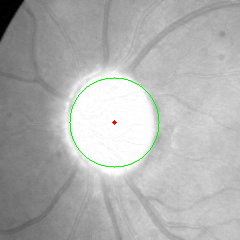
#> input picture optic_disc_detection/process_results/6_candidate_overlay.png, 240 x 240 px, given in place of normal_0009_EDD.jpg, which was not available
$ python image_quality_assessment_pipeline.py   (older library calls are emulated)
#> lines starting #> are read from the running program, lines starting #| are printed output that depends on the picture; after the words box and inside, x2 and y2 are one past the last pixel; in counts of white or black regions, pixels touching at a corner belong together; pictures that were not available may be replaced by others from this repository, and a replacement may not be noted
#> in detect_disc, img is the input picture: PIL image 240x240 RGB; mean R, G, B 176.9, 177.9, 176.8
### optic_disc_localisation/image_processing/initial_processing.py
"""Basic per-channel extraction and resizing shared by all three localisation
pipelines (blob_method, vessel_method, combined_method)."""

import numpy as np
from PIL import Image

from optic_disc_localisation.image_processing.fov_processing import create_mask, inpaint


def extract_channel(img, channel):
    """
    Returns the normalized [0, 1]  channel from RGB array image in float32 array
    """
    if channel == 1: # RED
        red_img = img[:, :, 0].astype(np.float32) / 255.0
        return red_img
    elif channel == 2: # GREEN
        grn_img = img[:, :, 1].astype(np.float32) / 255.0
        return grn_img
    elif channel == 3: # BLUE
        blu_img = img[:, :, 2].astype(np.float32) / 255.0
        return blu_img
    return None


# [11 lines left out: function extract_channel_masked, not called in this run]


def resize(img, target_size):
    """
    Inputs PIL Image and returns resized image as float32 array
    Preserved aspect ratio, where the shorter side is the target size
    If all sides smaller than target size do nothing
    Faciliates faster disc detection
    """
#> called with target_size = 512
    w, h = img.size

    if w < target_size and h < target_size:
        return np.array(img).astype(np.float32)
    if w < h:
        new_w = target_size
        new_h = int(h * target_size / w)
    else:
        new_h = target_size
        new_w = int(w * target_size / h)

    resize_img = img.resize((new_w, new_h), Image.LANCZOS)
    # Options for resampling: NEAREST, BOX, BILINEAR, HAMMING, BICUBIC, LANCZOS
    # LANCZOS chosen as resizing performed as has high quality downsampling
    return np.array(resize_img).astype(np.float32)

### optic_disc_localisation/image_processing/fov_processing.py
"""Field-of-view (FOV) masking and border inpainting for fundus images."""

import numpy as np
import cv2

def create_mask(img, threshold_value=20/255, distance_to_edge=10, max_border_fraction=0.001):
    """
    Creates a masks to remove dark borders around fundus (assumes iamge is array [0,1] float)

    threshold_value: intensity cutoff to seperate fov and the dark border
    distance_to_edge: minimum Euclidean distance a pixel must have from the fov boundary to be included in the mask
    max_border_fraction: maximum fraction of the image that can be below threshold to assume there is no border

    Returns a binary mask where 1 indicates valid region and 0 indicates outside fov
    """
#> called with threshold_value = 0.0784, distance_to_edge = 10, max_border_fraction = 0.001
    border_mask = (img > threshold_value).astype(np.uint8)
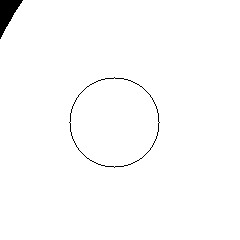
#> border_mask: shape (240, 240); values 0 (black) and 1 (white), 98.8% white; 2 black regions, box (x1, y1, x2, y2) and area: (0, 0, 23, 39) 440, (69, 77, 160, 168) 252
    coverage = border_mask.mean() # Fraction of pixels above threhsold
#> coverage = 0.988

    if coverage < (1 -  max_border_fraction):
        # Keep only the largest connected component (retina FOV)
        num, labels, stats, _ = cv2.connectedComponentsWithStats(border_mask, connectivity=4)
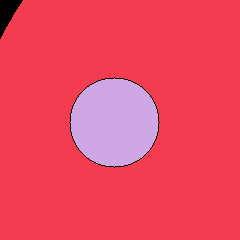
#> labels: shape (240, 240) int32; 3 distinct labels, from 0 to 2; one colour per label, 0 black
#> num = 3; stats = [[0, 0, 160, 168, 692], [0, 0, 240, 240, 50799], [70, 78, 89, 89, 6109]]
        # 4 Connectivity vs 8 Connectivity (4 = Up, Down, L, R  8 = U, D, L, R, Diagonals)
        if num > 1:
            # Skip Label 0 which is the background (largest = 1 + ...)
            largest = 1 + np.argmax(stats[1:, cv2.CC_STAT_AREA])
#> largest = 1
            border_mask = (labels == largest).astype(np.uint8)
#> border_mask: shape (240, 240); values 0 (black) and 1 (white), 88.2% white; 2 black regions, box (x1, y1, x2, y2) and area: (69, 77, 160, 168) 6361, (0, 0, 23, 39) 440
        else:
            border_mask[:] = 1
    else:
        # If coverage is very large assume there is no border and treat the entire image as valid
        border_mask[:] = 1

    dist = cv2.distanceTransform(border_mask, distanceType=cv2.DIST_L2, maskSize=5)
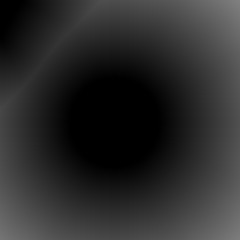
#> dist: shape (240, 240) float32; min 0, max 128.8, mean 44.3
    # Mask size looks in a 5×5 neighbourhood to approximate Euclidean distance by propagation

    # Keeps only pixels at least distance_to_edge pixels away from the boundary
    fov_mask = (dist >= distance_to_edge).astype(np.uint8)
#> fov_mask: shape (240, 240); values 0 (black) and 1 (white), 82% white; 2 black regions, box (x1, y1, x2, y2) and area: (60, 68, 169, 177) 9417, (0, 0, 32, 48) 963

    return fov_mask

def inpaint(img, mask, inpaint_radius=7, inpaint_method=cv2.INPAINT_TELEA):
    """
    Inpaint border using OpenCV inpaint algorithm outside using inside fov image content

    inpaint_radius: Neighborhood radius used for inpainting
    inpaint_method: OpenCV inpainting method (TELEA vs NS)
        INPAINT_TELEA default as faster and produces good enough results

    Returns inpainted image as float array in [0, 1]
    """
#> called with inpaint_radius = 7, inpaint_method = 1
    img = (np.clip(img, 0, 1) * 255).astype(np.uint8) # OpenCV only accepts 8-bit images
#> img: shape (240, 240)
    out_mask = ((mask == 0).astype(np.uint8) * 255) # Creates inpaint mask (outside fov = 255, inside = 0)
    img_inp = cv2.inpaint(img, out_mask, inpaint_radius, inpaint_method).astype(np.float32) / 255.0
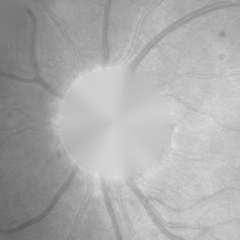
#> img_inp: shape (240, 240) float32; min 0.353, max 0.882, mean 0.676

    return img_inp

### optic_disc_localisation/image_processing/gaussian_processing.py
"""Gaussian-blur-based background/vessel enhancement helpers."""

import cv2
import numpy as np

def gaussian_subtraction(img, sigma):
    """
    Subtract the image by a gaussian blur of standard deviation sigma
    """
    # Ensure float
    img = img.astype(np.float32)

    # Remove any existing NaN/Inf
    img = np.nan_to_num(img, nan=0.0, posinf=0.0, neginf=0.0)

    # Large-scale background
    blur = cv2.GaussianBlur(img, (0, 0), sigma)

    img_sub = img - blur
    img_sub -= img_sub.min()

    img_sub /= (img_sub.max() + 1e-12)

    return img_sub

def gaussian_blur(img, sigma):
    """
    Gaussian blur of standard deviation sigma
    """
    blur = cv2.GaussianBlur(img, (0, 0), sigma) + 1e-6
    # (0, 0) - compute kernel size automatically as sigma = 0.3*((ksize-1)*0.5 - 1) + 0.8

    return blur.astype(np.float32)

### optic_disc_localisation/image_processing/vessel_processing.py
"""Vessel segmentation/skeletonisation helpers used by the vessel-convergence method
of optic disc localisation."""

import numpy as np
from skimage.measure import label, regionprops
from scipy.ndimage import distance_transform_edt
from skimage.morphology import skeletonize
from skimage.filters import threshold_multiotsu
import cv2

def otsu_thresholding(img, level=0):
    """
    Apply Multi Otsu thresholding at level 0 or 1
    Returns binary image
    """
    thresh_multi_ostu = threshold_multiotsu(img)
    multi_ostu_r1 = img > thresh_multi_ostu[level]

    return multi_ostu_r1

def inverse_bool_img(img):
    """
    Invert boolean image
    """
    inv_img = ~img.astype(bool)
    return inv_img

def vessel_inpaint(img, vessel_mask):
    """
    Inpaint image provided with the vessel mask to remove vessels
    """

    img_u8 = (np.clip(img, 0, 1) * 255).astype(np.uint8) # OpenCV only accepts 8-bit images
    mask_u8 = (vessel_mask > 0).astype(np.uint8) * 255

    img_inp_u8 = cv2.inpaint(img_u8, mask_u8, 5, cv2.INPAINT_NS).astype(np.float32) / 255.0

    return img_inp_u8

def isolate_major_vessels(img, min_area=10):
    """
    Remove vessels with an area smaller than min_area
    """
    lab = label(img, connectivity=2)
    major_vessels = np.zeros_like(img, dtype=bool)
    for r in regionprops(lab):
        if r.area >= min_area:
            major_vessels[lab == r.label] = True

    return major_vessels

def vessel_skeleton(img):
    """1-pixel-wide morphological skeleton of a binary vessel mask."""
    return skeletonize(img)

def vessel_thickness_skeleton(vessel_img, skeleton_img):
    """
    Return normalised thickness weighted skeleton
    """
    dist = distance_transform_edt(vessel_img)

    thickness_map = np.zeros_like(dist, dtype=np.float32)
    thickness_map[skeleton_img] = 2.0 * dist[skeleton_img]

    thickness = thickness_map.copy()
    thickness = thickness / (thickness.max() + 1e-8)

    return thickness

### optic_disc_localisation/image_processing/contrast_enhacement.py
import cv2
import numpy as np

# [9 lines left out: function histogram_equalization, not called in this run]

def clahe(img, clip_limit=2.0, tile_grid_size=(8, 8)):
    """
    Apply Contrast Limited Adaptive Histogram Equalization (CLAHE)
    """
    img_u8 = (np.clip(img, 0, 1) * 255).astype(np.uint8)
    clahe = cv2.createCLAHE(clipLimit=clip_limit, tileGridSize=tile_grid_size)
    img_clahe = clahe.apply(img_u8)
    img_clahe = img_clahe.astype(np.float32) / 255.0

    return img_clahe.astype(np.float32)

# [6 lines left out: function gamma_brightening, not called in this run]

def percentage_based_enhancement(img, p_low=90, p_high=99.5):
    """
    Linearly stretch intensities between low and high intensities calculated by
    percentiles p_low and p_high
    Pixels below low intensity become < 0, above high intensity become > 1
    """
    # Compute intensity values corresponding to the chosen percentiles
    low_int = np.percentile(img, p_low)
    high_int = np.percentile(img, p_high)

    img_enh = (img - low_int) / (high_int - low_int + 1e-6)
    img_enh = np.clip(img_enh, 0, 1)

    return img_enh.astype(np.float32)

def percentile_controlled_gamma(img, pers=(95, 97.5), targets=(0.1, 0.8)):
    """
    This method computes an intensity mapping of the form y = A * x^gamma clipped at 1
    such that two specified input percentiles are mapped to desired target
    output intensities
    """
    # Compute intensity values corresponding to the chosen percentiles
    low_int = np.percentile(img, pers[0])
    high_int = np.percentile(img, pers[1])

    gamma = np.log(targets[0]/targets[1])/np.log(low_int/high_int)
    A = targets[1] / (low_int ** gamma)

    img_enh = A * (img ** gamma)
    img_enh = np.clip(img_enh, 0, 1)

    return img_enh.astype(np.float32)

### optic_disc_localisation/blob_method/blob_candidate.py
"""Difference-of-Gaussian (DoG) blob detection, and the enhancement-fallback chain
that generates candidates from a vessel-suppressed image."""

import cv2
import numpy as np

from optic_disc_localisation.image_processing.contrast_enhancement import (
    percentage_based_enhancement, percentile_controlled_gamma, clahe
)
from optic_disc_localisation.visualisations.save_visualisations import save_image, save_candidate_overlay


def find_DoG_candidates(img):
    """Run the DoG scale-space pyramid + local-minima detector; return blob candidates."""
    pyramid = build_scale_space_DoG_pyramid(img)

    candidates = find_DoG_minima(pyramid)

    return candidates


# [39 lines left out: function get_candidates, not called in this run]

def build_scale_space_DoG_pyramid(img, num_octaves=5, scales_per_octave=3, sigma0=16.0):
    """
    Build a Difference of Gaussian (DoG) scale space pyramid for scale invariant blob detection
    Produces dark blob on light background as larger blur minus smaller blur will produce negative values at centre

    num_octaves: Maximum number of octaves to generate (each is a factor 2 relative to the previous)
    scales_per_octave: Number of discrete scale intervals per octave,
        the scale step is k = 2^(1 / scales_per_octave)
    sigma0: Base Gaussian standard deviation for the first level

    Returns a scale-space pyramid where each element corresponds to one octave and contains (list of dict)
        'gauss' : Gaussian-blurred images at different scales (list of array)
        'dog' : Difference-of-Gaussians images (gauss[i+1] - gauss[i]) (list of array)
        'sigmas' : Absolute Gaussian sigma values used for each scale (list of float)
    """

    k = 2 ** (1.0 / scales_per_octave) # Scale factor between successive Gaussian levels in an octave

    pyramid = []
    base = img.copy()

    for o in range(num_octaves):
        gaussian_imgs = []
        sigmas = []

        for i in range(scales_per_octave + 3):
            sigma = sigma0 * (k ** i) # Calculate sigma for the current scale
            gaussian_imgs.append(cv2.GaussianBlur(base, (0, 0), sigma))
            sigmas.append(sigma)

        # Calculate Difference of Gaussians (DoG) for each image
        # DoG is an approximation of Laplacian of Gaussian
        DoG = [gaussian_imgs[i+1] - gaussian_imgs[i] for i in range(len(gaussian_imgs)-1)] # Calculae D

        pyramid.append({"gauss": gaussian_imgs, "dog": DoG, "sigmas": sigmas})

        # Downsampling by a factor of two for next octave
        base = cv2.resize(base, (base.shape[1]//2, base.shape[0]//2), interpolation=cv2.INTER_AREA)

        # Stop if image becomes too small
        if base.shape[0] < 32 or base.shape[1] < 32:
            break

    return pyramid

def map_to_base_resolution(octave, centre, sigma):
    """
    Map a keypoint detected in octave coordinates back to base-resolution space
    """

    scale = 2 ** octave
    centre = (int(round(centre[0] * scale)), int(round(centre[1] * scale)))
    r = np.sqrt(2) * sigma * scale

    return centre, r


def find_DoG_minima(pyramid, threshold=0.001): # Minima for Optic Disc
    """
    Detects dark blob candidates as local minima in DoG scale space pyramid

    Returns a list of candidstes as a list of tuples:
        (x, y, octave, scale_index, sigma, response)
    Coordinates returned are in the octave image coordinate system.
    """
    candidates = []

    for o, octave in enumerate(pyramid):
        DoG = octave["dog"]
        sigmas = octave["sigmas"]

        for i in range(1, len(DoG)-1):
            D = DoG[i]
            prevD = DoG[i-1]
            nextD = DoG[i+1]

            center = D[1:-1, 1:-1] # exclude borders (for 3x3 neighbourhood)
            mask = center <= -threshold # Only keep sufficiently negative responses

            neighbor_slices = []

            for S in (prevD, D, nextD):
                # For each scale plane, take the 8 spatial neighbors (3x3 minus center)
                neighbor_slices.extend([
                    S[0:-2, 0:-2], S[0:-2, 1:-1], S[0:-2, 2:  ],
                    S[1:-1, 0:-2],                 S[1:-1, 2:  ],
                    S[2:  , 0:-2], S[2:  , 1:-1], S[2:  , 2:  ],
                ])

                # Add the (0,0) neighbor only for adjacent scales
                if S is not D:
                    neighbor_slices.append(S[1:-1, 1:-1])

            # Now reduce to a single array: per-pixel min of all neighbors
            neigh_min = np.minimum.reduce(neighbor_slices)

            # The centre must be the minimum of all the neighbours
            candidate = mask & (center <= neigh_min)

            # Extract candidate coordinates
            ys, xs = np.where(candidate)

            sigma = sigmas[i + 1]
            for y0, x0 in zip(ys, xs):
                # Add 1 to undo border cropping
                x = int(x0 + 1)
                y = int(y0 + 1)
                centre = (x, y)
                centre, radius = map_to_base_resolution(o, centre, sigma)
                candidates.append((centre, radius, float(D[y, x])))

    return candidates

### image_quality_assessment/odl_pipeline.py
from optic_disc_localisation.image_processing.fov_processing import create_mask, inpaint
from optic_disc_localisation.image_processing.initial_processing import extract_channel
from optic_disc_localisation.image_processing.contrast_enhacement import  percentage_based_enhancement, percentile_controlled_gamma, clahe
from optic_disc_localisation.image_processing.gaussian_processing import  gaussian_subtraction, gaussian_blur

from optic_disc_localisation.blob_method.blob_candidate import find_DoG_candidates
from optic_disc_localisation.combined_method.candidate_evaluation import best_disc_candidate

from optic_disc_localisation.image_processing.vessel_processing import inverse_bool_img, otsu_thresholding, inverse_bool_img, isolate_major_vessels, vessel_skeleton, vessel_thickness_skeleton, vessel_inpaint
from optic_disc_localisation.vessel_method.vessel_directions import pca_on_grid_boxes
from optic_disc_localisation.vessel_method.vessel_convergence import generate_vessel_rays, find_convergence_point, blur_rays

from optic_disc_localisation.visualisations.save_visualisations import save_image, save_mask_overlay, save_candidate_overlay, save_grid_pca, save_centre_overlay, save_vessel_centre_and_blob_candidate

def image_processing(img, channel, save_results=False, save_path=None):

    # Red channel
    ch_img = extract_channel(img, channel)

    # Mask to remove dark border
    fov_mask = create_mask(ch_img)

    # Fill the border with OpenCV inpaint algorithm
    inpaint_img = inpaint(ch_img, fov_mask)

    if save_results:
        save_image(ch_img, save_path, f"1_ch{channel}_img.png")
        save_mask_overlay(ch_img, fov_mask, save_path, f"2_ch{channel}_mask_overlay.png")
        save_image(inpaint_img, save_path, f"3_ch{channel}_inpaint_img.png")

    return fov_mask, inpaint_img

def vessel_extraction(rgb_img, save_results=False, save_path=None):

    # Green channel
    fov_mask, inpaint_img = image_processing(rgb_img, 2, save_results=save_results, save_path=save_path)
#> call 2 of create_mask, with threshold_value = 0.0784, distance_to_edge = 10, max_border_fraction = 0.001
#> in create_mask (call 2), `border_mask = (img > threshold_value).astype(np.uint8)`:
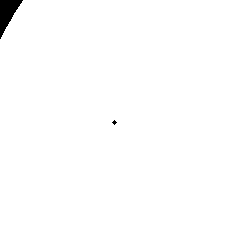
#> border_mask: shape (240, 240); values 0 (black) and 1 (white), 99.2% white; 2 black regions (1 under 20 px), largest, box (x1, y1, x2, y2) and area: (0, 0, 23, 39) 440
#> in create_mask (call 2), `coverage = border_mask.mean()`: coverage = 0.992
#> in create_mask (call 2), `num, labels, stats, _ = cv2.connectedComponentsWithStats(border_mask, ..`: num = 2; stats = [[0, 0, 117, 125, 453], [0, 0, 240, 240, 57147]]
#> in create_mask (call 2), `dist = cv2.distanceTransform(border_mask, distanceType=cv2.DIST_L2, ma..`:
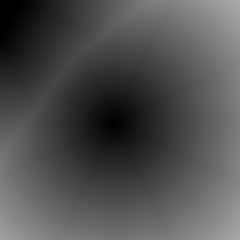
#> dist: shape (240, 240) float32; min 0, max 171.6, mean 80.2
#> in create_mask (call 2), `fov_mask = (dist >= distance_to_edge).astype(np.uint8)`:
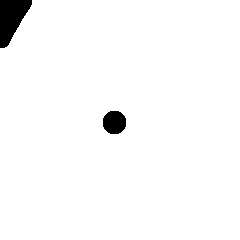
#> fov_mask: shape (240, 240); values 0 (black) and 1 (white), 97.6% white; 2 black regions, box (x1, y1, x2, y2) and area: (0, 0, 32, 48) 963, (103, 111, 126, 134) 437
#> (the rest of the program and of its run is left out)
